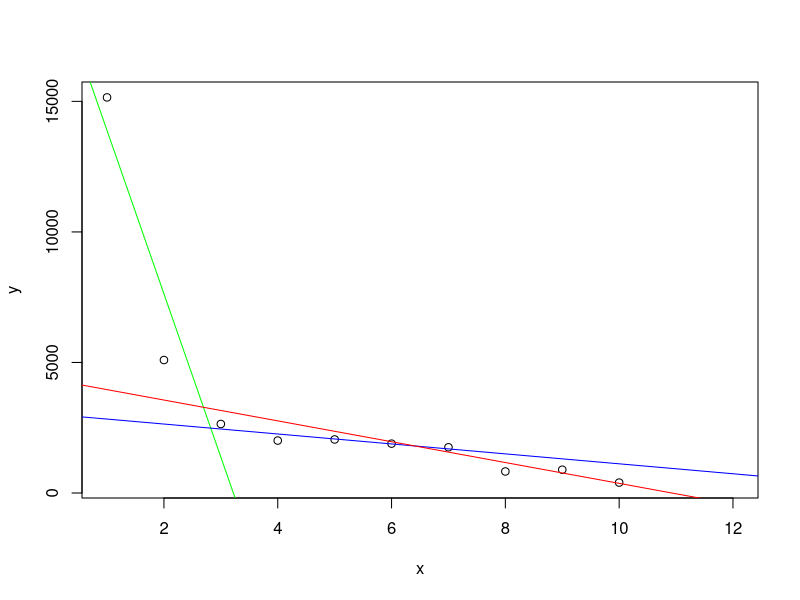
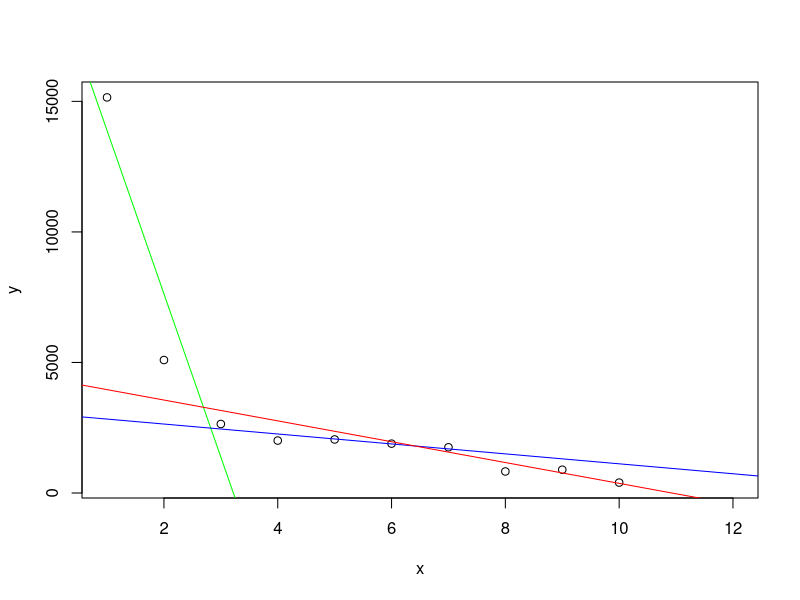

Here is the R script that generated these plots, in order:
#Created on 2020/2/24,9:17
#Data Initialize
source=data.frame(x=1:10,y=c(15152,5093,2644,2009,2051,1891,1751,825,892,399))
print(source)
sect1=data.frame(x=1:3,y=c(15152,5093,2644))
sect2=data.frame(x=3:7,y=c(2644,2009,2051,1891,1751))
sect3=data.frame(x=7:10,y=c(1751,825,892,399))
#Regression Calc
fs1=lm(y~x,sect1)
fs2=lm(y~x,sect2)
fs3=lm(y~x,sect3)
#Export graph plots.svg
svg("plots.svg")
plot(source,xlim=c(1,12))
abline(a=fs1$coefficients[1],b=fs1$coefficients[2],col="green")
abline(a=fs2$coefficients[1],b=fs2$coefficients[2],col="blue")
abline(a=fs3$coefficients[1],b=fs3$coefficients[2],col="red")
dev.off()
#Print the graph on the screen
plot(source,xlim=c(1,12))
abline(a=fs1$coefficients[1],b=fs1$coefficients[2],col="green")
abline(a=fs2$coefficients[1],b=fs2$coefficients[2],col="blue")
abline(a=fs3$coefficients[1],b=fs3$coefficients[2],col="red")
#Solve the function(y=0) && Export
f=function(x, a, b){return(a*x+b)}
root=uniroot(f,c(10,12),a=fs3$coefficients[2],b=fs3$coefficients[1],tol=0.1)
root$root
# Will vanish after 11 days.